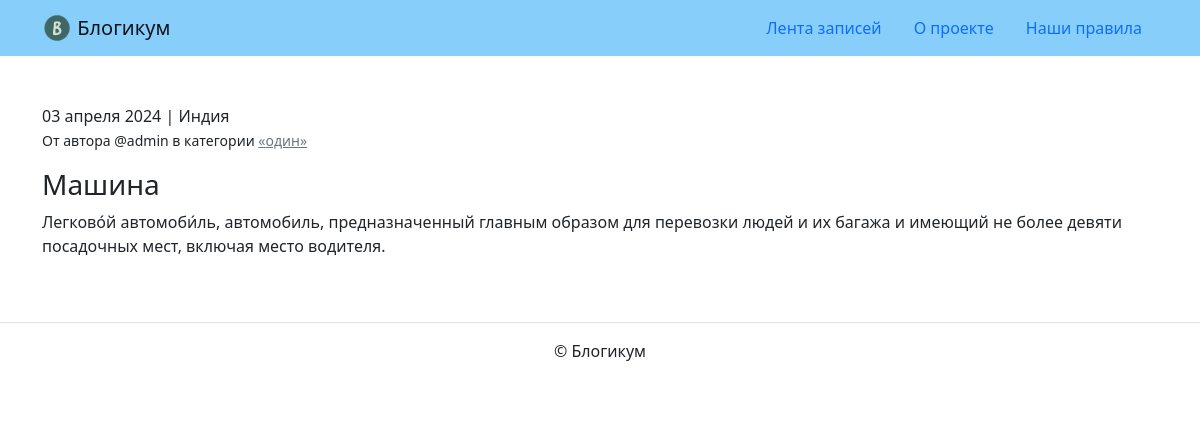
Page /posts/2/ on the committed database.
### blog/models.py (models this page shows, shortened)
class PublishedModel(models.Model):
    is_published = models.BooleanField(default=True,
                                       verbose_name='Опубликовано',
                                       help_text=(
                                           'Снимите галочку, '
                                           'чтобы скрыть публикацию.'
                                       ))
    created_at = models.DateTimeField(auto_now_add=True,
                                      verbose_name='Добавлено')
    class Meta:
        abstract = True

class Post(PublishedModel):
    title = models.CharField(max_length=MAX_TITLE_LENGTH,
                             verbose_name='Заголовок')
    text = models.TextField(verbose_name='Текст')
    pub_date = models.DateTimeField(verbose_name='Дата и время публикации',
                                    help_text=(
                                        'Если установить дату и время '
                                        'в будущем — можно делать '
                                        'отложенные публикации.'
                                    ))
    author = models.ForeignKey(User,
                               on_delete=models.CASCADE,
                               verbose_name='Автор публикации')
    location = models.ForeignKey(Location,
                                 on_delete=models.SET_NULL,
                                 null=True,
                                 verbose_name='Местоположение')
    category = models.ForeignKey(Category,
                                 on_delete=models.SET_NULL,
                                 null=True,
                                 verbose_name='Категория')
    class Meta:
        verbose_name = 'публикация'
        verbose_name_plural = 'Публикации'

class Location(PublishedModel):
    name = models.CharField(max_length=MAX_TITLE_LENGTH,
                            verbose_name='Название места')
    class Meta:
        verbose_name = 'местоположение'
        verbose_name_plural = 'Местоположения'

class Category(PublishedModel):
    title = models.CharField(max_length=MAX_TITLE_LENGTH,
                             verbose_name='Заголовок')
    description = models.TextField(verbose_name='Описание')
    slug = models.SlugField(unique=True,
                            verbose_name='Идентификатор',
                            help_text=(
                                'Идентификатор страницы для URL; '
                                'разрешены символы латиницы, '
                                'цифры, дефис и подчёркивание.'
                            ))
    class Meta:
        verbose_name = 'категория'
        verbose_name_plural = 'Категории'

### blog/views.py (the view)
# urls.py: path('posts/<int:id>/', views.post_detail, name='post_detail'),
def post_detail(request, id):
    post = get_object_or_404(Post, pk=id)
    if (post.pub_date > timezone.now() or not post.is_published
            or not post.category.is_published):
        raise Http404("Страница не найдена")
    return render(request, 'blog/detail.html', {'post': post})

### templates/blog/detail.html (shortened to what this page needs)
{% extends "base.html" %}
{% block content %}
  <article>
    <p>{{ post.pub_date|date:"d E Y" }} | {% if post.location and post.location.is_published %}{{ post.location.name }}{% else %}Планета Земля{% endif %}<br>
      <small>От автора @{{ post.author.username }} в категории {% include "includes/category_link.html" %}</small></p>
    <h3>{{ post.title }}</h3>
    <p>{{ post.text|linebreaksbr }}</p>
  </article>
{% endblock %}

### templates/includes/category_link.html
<a class="text-muted" href="{% url 'blog:category_posts' post.category.slug %}">
  «{{ post.category.title }}»
</a>

### rows in the picture
Post: pub_date "03 апреля 2024", location.name "Индия", author.username "admin", category "один", title "Машина", text "Легково́й автомоби́ль, автомобиль, предназначенный главным образом для перевозки людей и их багажа и имеющий не более девяти посадочных мест, включая место водителя."
